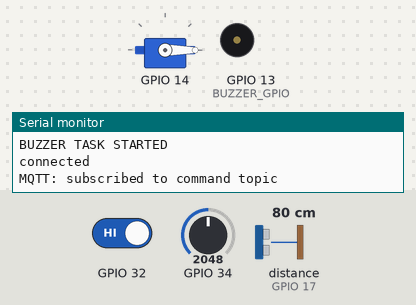
A sketch run on a simulated ESP32. Shown: servo, buzzer (waves = sounding), the last lines printed to the serial monitor. Wiring (inferred from the names in the program): ultrasonic range finder: trigger GPIO 5; echo GPIO 17. Inputs (shaded band) come from the test bench; at power-on: distance to the obstacle (sensor on GPIO 17) 80 cm, GPIO 32 HIGH, GPIO 34 = 2048 (analog values on the 0–4095 scale). WiFi joins after 1.5 s; servers stay silent unless stated; storage starts empty; no MQTT or app messages arrive unless stated; servo pulses on a pin are drawn as a servo (544–2400 µs = 0–180°).

Above: at 4.7 s.
4.8 s: distance to the obstacle (sensor on GPIO 17) set to 5 cm
6.6 s: distance to the obstacle (sensor on GPIO 17) set to 2 cm
At 7.59 s:
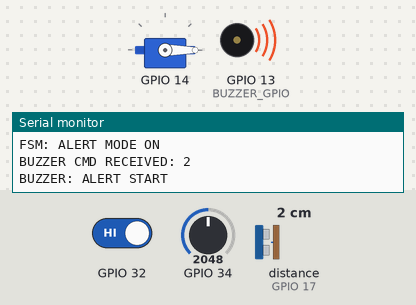
15.6 s: distance to the obstacle (sensor on GPIO 17) set to 250 cm
17.5 s: GPIO 32 driven LOW
At 18.2 s:
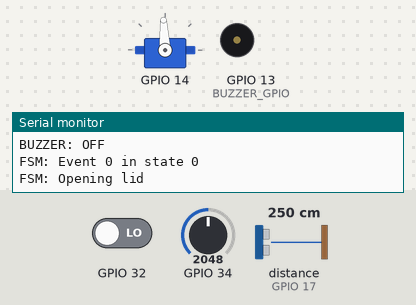
Timing chart, 0 to 20.0 s (numbered marks = the images above; inputs shaded):
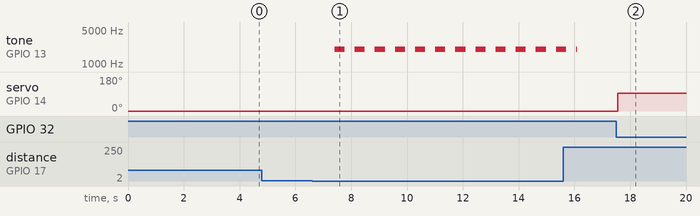

Measured:
- the behaviour switches between 4 and 3 cm on distance to the obstacle (sensor on GPIO 17) (found by bisection; images 0 and 1)
- after the input at 4.8 s, every drawn part: stays the same
- after the input at 6.6 s, tone on GPIO 13 (BUZZER_GPIO): alternates 2000 Hz for 0.36 s and silent for 0.36 s, starting after 0.81 s
- after the input at 17.5 s, servo on GPIO 14: 0° → 93° after 0.05 s

The sketch:

SmartDustbin-rev2.ino
```cpp
// =====================================
// SMART DUSTBIN - MAIN ENTRY POINT
// =====================================
//
// This file initialises all system components and starts
// FreeRTOS tasks.
//
// Architecture Overview:
// Sensors → Events → FSM → Commands → Actuators
//                ↓
//         MQTT / Web Interface
//
// =====================================
// === CORE INCLUDES ===
// Hardware abstraction and system configuration
#include <Arduino.h>
#include <WiFi.h>

// --- CONFIG & GLOBAL STATE ---
#include "config.h"
#include "globals.h"
#include "events.h"

// --- HARDWARE MODULES ---
#include "servo_control.h"
#include "ultrasonic_sensor.h"
#include "water_sensor.h"
#include "buzzer_control.h"
#include "ir_sensor.h"

// --- CORE LOGIC ---
#include "fsm.h"

// --- COMMUNICATION MODULES ---
#include "wifi_web.h"
#include "mqtt_app.h"

// === SYSTEM SETUP ===
void setup()
{
    Serial.begin(115200);
    delay(2000);                 // Allows time for serial monitor connection.
    Serial.println("Smart Dustbin Started");

    // === SENSOR INITIALISATION ===
    sensor_init();               // Initialise global shared state + mutex
    ultrasonic_init();           // Ultrasonic sensor (Measures bin fill level)
    ir_init();                   // IR sensor (Detects user presence - hand detection)
    servo_init();                // Servo motor (Lid actuator)
    buzzer_init();               // Buzzer (Alerts)
    water_sensor_init();         // Water/Moisture detection


     // === Queue Creation (INTER-TASK COMMUNICATION) ===
    fsm_event_queue = xQueueCreate(10, sizeof(dustbin_event_t));
    servo_cmd_queue = xQueueCreate(5, sizeof(servo_cmd_t));
    buzzer_cmd_queue = xQueueCreate(5, sizeof(buzzer_cmd_t));
    // Used for asynchronous communication between tasks
    // Validate queue creation
    if (fsm_event_queue == NULL || servo_cmd_queue == NULL || buzzer_cmd_queue == NULL) {
        Serial.println("Failed to create queues");
        return;
    }

    // Ensure lid starts in a known safe state
    servo_write_deg(LID_CLOSED_DEG);

    // === NETWORK INITIALISATION ===

    wifi_web_start();   // Local web interface for monitoring/control
    mqtt_app_start();   // Cloud connectivity via MQTT broker

    // === TASK CREATION (REAL-TIME SYSTEM) ===
    // Priority explanation: Higher number = higher priority

    xTaskCreate(fsm_task, "fsm_task", 4096, NULL, 5, NULL);                   // Main decision-making engine (state machine), (highest priority)
    xTaskCreate(servo_task, "servo_task", 2048, NULL, 5, NULL);               // Executes physical lid movement commands
    xTaskCreate(ir_task, "ir_task", 2048, NULL, 4, NULL);                     // Detects hand presence near bin
    xTaskCreate(ultrasonic_task, "ultrasonic_task", 3072, NULL, 4, NULL);     // Measures fill level of dustbin
    xTaskCreate(water_task, "water_task", 2048, NULL, 3, NULL);               // Detects moisture
    xTaskCreate(buzzer_task, "buzzer_task", 2048, NULL, 3, NULL);             // Handles alarm notifications
    xTaskCreate(mqtt_publish_task, "mqtt_publish_task", 3072, NULL, 3, NULL); // Sends sensor data to cloud server (Cloud communication)

}
// === MAIN LOOP ===
void loop()
{
    // Maintain MQTT connection and handle incoming messages
    mqtt_app_loop();

    // Small delay to allow FreeRTOS scheduler to run smoothly
    vTaskDelay(pdMS_TO_TICKS(10));
}
```

buzzer_control.cpp
```cpp
#include <Arduino.h>
#include "config.h"
#include "globals.h"
#include "buzzer_control.h"
#include "events.h"

// === Initialisation ===
// Configures PWM channel for buzzer output
void buzzer_init()
{
  ledcAttach(BUZZER_GPIO, BUZZER_FREQ_HZ, BUZZER_RESOLUTION);

  // Ensure buzzer is OFF at startup
  ledcWrite(BUZZER_GPIO, 0);
}

// === Low-Level Hardware Control ===

// Turns buzzer ON using PWM tone generation
void buzzer_on_hw()
{
  ledcWriteTone(BUZZER_GPIO, BUZZER_FREQ_HZ);

  // Set duty cycle (~50%)
  ledcWrite(BUZZER_GPIO, 128);
}

// Turns buzzer OFF
void buzzer_off_hw()
{
  ledcWrite(BUZZER_GPIO, 0);
}

// === FreeRTOS Task: Buzzer Control ===
// Responsibilities:
// - Receive commands from FSM
// - Control buzzer (on/off/alert)
// - Implement non-blocking alert beeping
// - Update global system state
void buzzer_task(void *arg)
{
    buzzer_cmd_t cmd;

    bool alert_mode = false;   // Enables periodic beeping
    bool buzzer_on = false;    // Current hardware state

    Serial.println("BUZZER TASK STARTED");

    // --- Initial State ---
    system_state_t Buz = sensor_get();
    Buz.buzzer_on = 0;
    Buz.alert_active = 0;
    sensor_update(&Buz);

    // Timing for non-blocking blinking
    TickType_t last_toggle = 0;
    const TickType_t interval = pdMS_TO_TICKS(300); // 300 ms beep interval

    while (1) {

        // === HANDLE COMMANDS (NON-BLOCKING) ===

        if (xQueueReceive(buzzer_cmd_queue, &cmd, pdMS_TO_TICKS(100))) {

            Serial.printf("BUZZER CMD RECEIVED: %d\n", cmd);

            system_state_t Buz = sensor_get();

            switch (cmd) {

                // --- MANUAL ON ---
                case BUZZER_CMD_ON:
                    alert_mode = false;

                    buzzer_on_hw();
                    buzzer_on = true;

                    Buz.buzzer_on = 1;
                    Buz.alert_active = 0;
                    sensor_update(&Buz);

                    Serial.println("BUZZER: ON (manual)");
                    break;

                // --- OFF ---
                case BUZZER_CMD_OFF:
                    alert_mode = false;

                    buzzer_off_hw();
                    buzzer_on = false;

                    Buz.buzzer_on = 0;
                    Buz.alert_active = 0;
                    sensor_update(&Buz);

                    Serial.println("BUZZER: OFF");
                    break;

                // --- ALERT MODE ON ---
                case BUZZER_CMD_ALERT_ON:
                    alert_mode = true;

                    // Reset timer
                    last_toggle = xTaskGetTickCount();

                    Buz.alert_active = 1;
                    Buz.buzzer_on = 0;
                    sensor_update(&Buz);

                    Serial.println("BUZZER: ALERT START");
                    break;

                // --- ALERT MODE OFF ---
                case BUZZER_CMD_ALERT_OFF:
                    alert_mode = false;

                    buzzer_off_hw();
                    buzzer_on = false;

                    Buz.alert_active = 0;
                    Buz.buzzer_on = 0;
                    sensor_update(&Buz);

                    Serial.println("BUZZER: ALERT STOP");
                    break;
            }
        }

        // === ALERT MODE (NON-BLOCKING BLINK) ===

        if (alert_mode) {

            TickType_t now = xTaskGetTickCount();

            // Toggle buzzer at fixed interval
            if ((now - last_toggle) > interval) {

                last_toggle = now;

                if (buzzer_on) {
                    buzzer_off_hw();
                    buzzer_on = false;
                } else {
                    buzzer_on_hw();
                    buzzer_on = true;
                }
            }
        }

        // Small delay to yield CPU
        vTaskDelay(pdMS_TO_TICKS(20));
    }
}
```

buzzer_control.h
```cpp
#pragma once

// === BUZZER CONTROL INTERFACE ===

// Initialises PWM for buzzer
void buzzer_init();

// Low-level control: turn buzzer ON (hardware)
void buzzer_on_hw();

// Low-level control: turn buzzer OFF
void buzzer_off_hw();

// FreeRTOS task:
// - Handles commands from FSM
// - Supports alert mode (beeping)
// - Updates system state
void buzzer_task(void *arg);
```

events.h
```cpp
#ifndef EVENTS_H
#define EVENTS_H

#include <stdint.h>

// === EVENT DEFINITIONS (SYSTEM MESSAGING) ===

// This file defines all events and commands used for communication between different tasks in the system.

// Architecture Role:
// Sensors / MQTT / Web → Events → FSM → Commands → Actuators
// By standardising events, the system achieves:
// - Loose coupling between modules
// - Clear and maintainable logic
// - Easy scalability

// === EVENT TYPES (INPUT TO FSM) ===

// These events are generated by:
// - Sensors (IR, ultrasonic, water)
// - Actuators (servo feedback)
// - External interfaces (MQTT, Web UI)

// They are sent to the FSM via a FreeRTOS queue.

typedef enum {

    // --- USER INTERACTION ---
    EVENT_HAND_DETECTED = 0,   // IR sensor: hand detected near bin
    EVENT_HAND_REMOVED,        // IR sensor: hand moved away

    // --- SENSOR UPDATES ---
    EVENT_DISTANCE_UPDATED,    // Ultrasonic measurement updated
    EVENT_BIN_FULL_DETECTED,   // Bin reached full threshold
    EVENT_BIN_EMPTIED,         // Bin emptied (fill level dropped)
    EVENT_WATER_DETECTED,      // Water/leak detected inside bin

    // --- ACTUATOR FEEDBACK ---
    EVENT_SERVO_OPEN_DONE,     // Servo finished opening lid
    EVENT_SERVO_CLOSE_DONE,    // Servo finished closing lid

    // --- TIME-BASED EVENTS ---
    EVENT_OPEN_TIMEOUT,        // Lid open timeout

    // --- MANUAL CONTROL (MQTT / WEB) ---
    EVENT_MANUAL_OPEN,         // User requested lid open
    EVENT_MANUAL_CLOSE,        // User requested lid close

    // --- ALARM CONTROL ---
    EVENT_ALARM_ON,            // Enable alarm system
    EVENT_ALARM_OFF,           // Disable alarm system

    // --- BUZZER DIRECT CONTROL ---
    EVENT_BUZZER_ON,           // Turn buzzer ON manually
    EVENT_BUZZER_OFF           // Turn buzzer OFF manually

} dustbin_event_type_t;

// === EVENT STRUCTURE ===
typedef struct {
    dustbin_event_type_t type;  // Type of event
    uint32_t timestamp_ms;      // Time of occurrence (milliseconds)
} dustbin_event_t;

// === SERVO COMMANDS (FSM → SERVO TASK) ===
// These commands are sent from FSM to the servo task via a FreeRTOS queue.

typedef enum {
    SERVO_CMD_OPEN = 1,   // Open the lid
    SERVO_CMD_CLOSE = 2   // Close the lid
} servo_cmd_t;

// === BUZZER COMMANDS (FSM → BUZZER TASK) ===
// Defines different modes of buzzer operation.
typedef enum {

    BUZZER_CMD_OFF = 0,     // Turn buzzer OFF
    BUZZER_CMD_ON,          // Turn buzzer ON

    // Alert modes (used for bin full)
    BUZZER_CMD_ALERT_ON,    // Start alert pattern (e.g., beeping)
    BUZZER_CMD_ALERT_OFF    // Stop alert pattern

} buzzer_cmd_t;

// === END OF FILE ===

#endif
```

fsm.cpp
```cpp
// === FINITE STATE MACHINE (FSM) ===
// Purpose:
// Controls overall system behavior using an event-driven design.

// Architecture:
// Events → FSM → Commands → Actuators

#include <Arduino.h>
#include "freertos/FreeRTOS.h"
#include "freertos/task.h"
#include "freertos/queue.h"

#include "events.h"
#include "globals.h"
#include "fsm.h"

// === Global Control Flags ===

// Indicates if alert condition (e.g., bin full) is active
bool alert_active = false;

// Tracks if buzzer is manually controlled (overrides automatic behavior)
bool buzzer_manual_mode = false;

// === FSM States ===

typedef enum {
    STATE_IDLE_CLOSED = 0,   // Lid closed, waiting for interaction
    STATE_OPENING_LID,       // Servo is opening lid
    STATE_LID_OPEN,          // Lid is open
    STATE_CLOSING_LID,       // Servo is closing lid
    STATE_BIN_FULL_CLOSING,  // Servo closing lid when bin full
    STATE_BIN_FULL           // Bin is full (alert mode)
} dustbin_state_t;

// === Helper Functions (Command Dispatch) ===
// Sends command to servo task via queue
static void send_servo_cmd(servo_cmd_t cmd)
{
    if (xQueueSend(servo_cmd_queue, &cmd, 0) != pdPASS) {
        Serial.println("Servo queue full");
    }
}

// Sends command to buzzer task via queue
static void send_buzzer_cmd(buzzer_cmd_t cmd)
{
    if (xQueueSend(buzzer_cmd_queue, &cmd, 0) != pdPASS) {
        Serial.println("Buzzer queue full");
    }
}

// === FSM Task ===
void fsm_task(void *arg)
{
    dustbin_state_t state = STATE_IDLE_CLOSED; // Initial state
    dustbin_event_t event;

    uint64_t open_time_us = 0;   // Timestamp when lid was opened
    bool hand_present = false;   // Tracks IR sensor state
    bool auto_close_enabled = true; // Enables automatic closing

    Serial.println("FSM started");

    while (1) {

        // === EVENT PROCESSING ===

        if (xQueueReceive(fsm_event_queue, &event, pdMS_TO_TICKS(100))) {

            // --- GLOBAL EVENTS ---
            // These events are handled regardless of current state
            switch (event.type) {

                case EVENT_BUZZER_ON:
                    buzzer_manual_mode = true;
                    alert_active = false;
                    send_buzzer_cmd(BUZZER_CMD_ON);
                    Serial.println("FSM: BUZZER ON (manual)");
                    break;

                case EVENT_BUZZER_OFF:
                    buzzer_manual_mode = true;
                    alert_active = false;
                    send_buzzer_cmd(BUZZER_CMD_OFF);
                    Serial.println("FSM: BUZZER OFF (manual)");
                    break;

                case EVENT_HAND_DETECTED:
                    hand_present = true;
                    break;

                case EVENT_HAND_REMOVED:
                    hand_present = false;
                    open_time_us = micros();
                    break;

                default:
                    break;
            }

            Serial.printf("FSM: Event %d in state %d\n", event.type, state);

            // === STATE MACHINE LOGIC ===

            switch (state) {

                // --- IDLE (LID CLOSED) ---
                case STATE_IDLE_CLOSED:

                    // Automatic open (IR sensor)
                    if (event.type == EVENT_HAND_DETECTED) {
                        send_servo_cmd(SERVO_CMD_OPEN);
                        state = STATE_OPENING_LID;
                        auto_close_enabled = true;

                        Serial.println("FSM: Opening lid");
                    }

                    // Manual open (MQTT/Web)
                    else if (event.type == EVENT_MANUAL_OPEN) {
                        send_servo_cmd(SERVO_CMD_OPEN);
                        state = STATE_OPENING_LID;
                        auto_close_enabled = false;

                        Serial.println("FSM: Forcing lid to open");
                    }

                    // Bin full detected
                    else if (event.type == EVENT_BIN_FULL_DETECTED) {

                        state = STATE_BIN_FULL;

                        buzzer_manual_mode = false;
                        alert_active = true;

                        send_buzzer_cmd(BUZZER_CMD_ALERT_ON);

                        Serial.println("FSM: ALERT MODE ON");
                    }

                    break;

                // --- OPENING ---
                case STATE_OPENING_LID:

                    // Wait for servo confirmation
                    if (event.type == EVENT_SERVO_OPEN_DONE) {
                        state = STATE_LID_OPEN;

                        open_time_us = micros(); // Start auto-close timer

                        Serial.println("FSM: Lid open");
                    }

                    break;

                // --- LID OPEN ---
                case STATE_LID_OPEN:

                    // Bin becomes full while open
                    if (event.type == EVENT_BIN_FULL_DETECTED) {

                        send_buzzer_cmd(BUZZER_CMD_ALERT_ON);
                        alert_active = true;
                        buzzer_manual_mode = false;
                        Serial.println("FSM: ALERT MODE ON");

                        // Close lid immediately
                        send_servo_cmd(SERVO_CMD_CLOSE);
                        state = STATE_BIN_FULL_CLOSING;
                    }

                    // Manual close
                    else if (event.type == EVENT_MANUAL_CLOSE) {
                        send_servo_cmd(SERVO_CMD_CLOSE);
                        state = STATE_CLOSING_LID;

                        Serial.println("FSM: Manual close");
                    }

                    break;

                // --- BIN FULL CLOSING ---
                // Transitional state while lid is closing due to bin-full condition
                case STATE_BIN_FULL_CLOSING:

                    // Wait for servo task confirmation that lid is fully closed
                    if (event.type == EVENT_SERVO_CLOSE_DONE) {

                        // Lid is now secured and system enters permanent alert state
                        state = STATE_BIN_FULL;

                        Serial.println("FSM: Lid secured, bin full");
                    }

                    break;

                // --- CLOSING ---
                case STATE_CLOSING_LID:
                    if (event.type == EVENT_HAND_DETECTED) {
                        send_servo_cmd(SERVO_CMD_OPEN);
                        state = STATE_OPENING_LID;
                    }
                    else if (event.type == EVENT_SERVO_CLOSE_DONE) {
                        state = STATE_IDLE_CLOSED;
                        open_time_us = 0;
                        Serial.println("FSM: Lid closed");
                    }

                    break;

                // --- BIN FULL ---
                case STATE_BIN_FULL:

                    // Reset when bin is emptied
                    if (event.type == EVENT_BIN_EMPTIED) {

                        state = STATE_IDLE_CLOSED;

                        buzzer_manual_mode = false;

                        send_buzzer_cmd(BUZZER_CMD_ALERT_OFF);
                        send_buzzer_cmd(BUZZER_CMD_OFF);

                        Serial.println("FSM: Bin emptied → normal mode");
                    }

                    break;

                default:
                    break;
            }
        }

        // === TIME-BASED AUTO CLOSE ===
        // Automatically close lid after timeout if:
        // - Lid is open
        // - Auto-close is enabled
        // - No hand is detected
        if (state == STATE_LID_OPEN && auto_close_enabled && open_time_us != 0) {

            // 3 seconds timeout
            if ((micros() - open_time_us) > 3000000ULL && !hand_present) {

                send_servo_cmd(SERVO_CMD_CLOSE);
                state = STATE_CLOSING_LID;

                Serial.println("FSM: Auto-closing lid");
            }
        }
    }
}
```

Source omitted: fsm.h (373 bytes), globals.cpp (2334 bytes), globals.h (1703 bytes), ir_sensor.cpp (1877 bytes), ir_sensor.h (304 bytes), mqtt_app.cpp (5178 bytes), mqtt_app.h (578 bytes), servo_control.cpp (3246 bytes), servo_control.h (417 bytes), ultrasonic_sensor.cpp (3863 bytes), ultrasonic_sensor.h (359 bytes), water_sensor.cpp (1771 bytes) and 4 more
